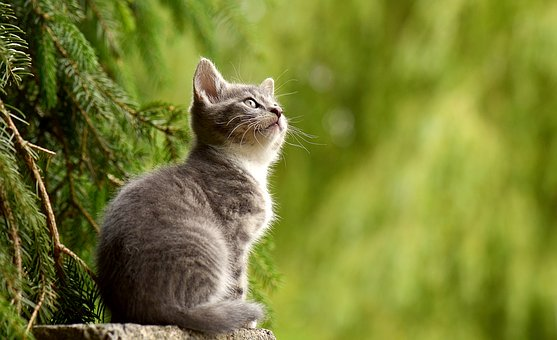
#> input picture sample_images/cat_2.jpg, 557 x 340 px, found by its file name
$ python image_scipy.py   (older library calls are emulated)
#> lines starting #> are read from the running program, lines starting #| are printed output that depends on the picture
#> further down, image is the input picture: shape (340, 557, 3); mean R, G, B 119.4, 126.1, 50.2
import numpy as np
import scipy
import matplotlib.pyplot as plt
from PIL import Image
from scipy import ndimage


def crop_center(image):
    width = image.shape[1]
#> width = 557
    height = image.shape[0]
#> height = 340
    center_x = int(width / 2)
#> center_x = 278
    center_y = int(height / 2)
#> center_y = 170
    length = int(min(width, height) / 2)
#> length = 170

    return image[
        center_y - length : center_y + length, center_x - length : center_x + length
    ]
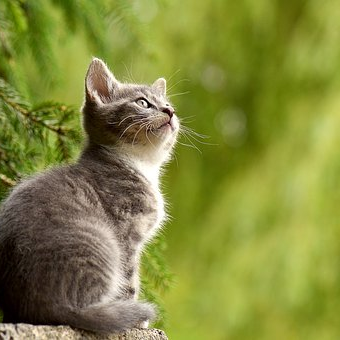
#> returned value: shape (340, 340, 3) float64; mean of channels 0, 1, 2 0.513, 0.535, 0.239; drawn as R, G, B


num_px = 64

my_image = "cat_2.jpg"
fname = "sample_images/" + my_image

# pip install scipy==1.1.0 (need)
image = np.array(ndimage.imread(fname, flatten=False))
image = image / 255.0

crop_image = crop_center(image)

my_image = scipy.misc.imresize(
    crop_image, size=(num_px, num_px)
)  # scipy.misc (pip install pillow)
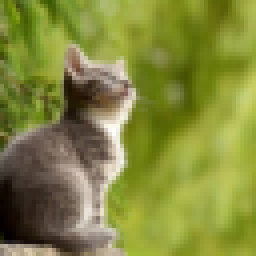
#> my_image: shape (64, 64, 3) (shown 4 times larger); mean R, G, B 130.8, 136.3, 61.1

plt.imshow(my_image)
plt.show()
